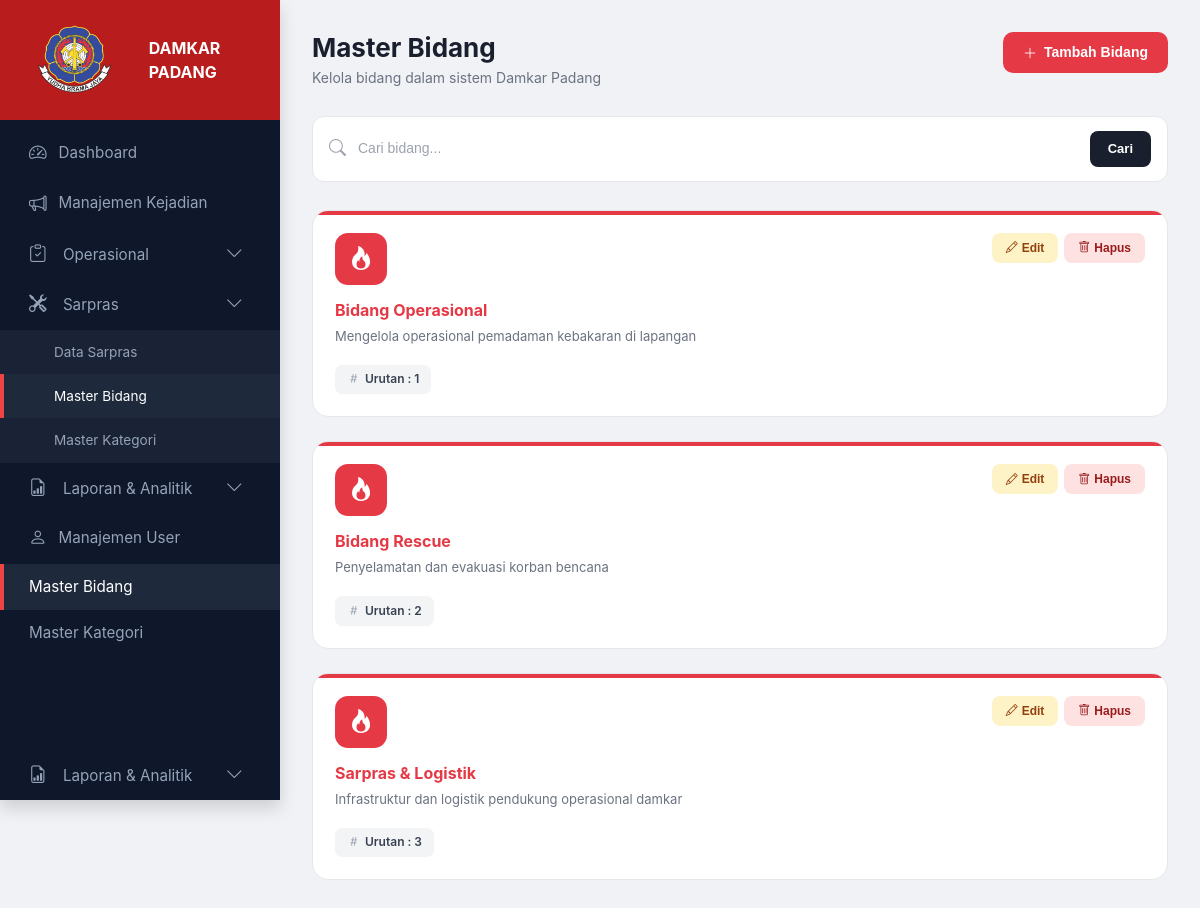
Screenshot of /pages/master_bidang.php with the database file from the repository.
### tables this page shows
CREATE TABLE `bidang` (
  `id_bidang` int NOT NULL,
  `nama_bidang` varchar(100) NOT NULL,
  `deskripsi` text NOT NULL,
  `urutan` int NOT NULL
);

### pages/master_bidang.php (the view, shortened to what this page needs)
<?php include '../config/koneksi.php'; ?>
<!DOCTYPE html>
<html lang="id">
<head>
    <link href="https://cdn.jsdelivr.net/npm/bootstrap@5.3.3/dist/css/bootstrap.min.css" rel="stylesheet">
    <link rel="stylesheet" href="https://cdn.jsdelivr.net/npm/bootstrap-icons@1.11.3/font/bootstrap-icons.min.css">
    <link rel="stylesheet" href="../assets/css/style.css">
</head>
<body>
<?php include '../config/sidebar.php'; ?>
<div class="main-content">
    <div class="page-header">
        <div>
            <h1>Master Bidang</h1>
            <p>Kelola bidang dalam sistem Damkar Padang</p>
        </div>
        <a href="tambah_bidang.php" class="btn-tambah">
    <i class="bi bi-plus-lg"></i> Tambah Bidang
</a>
    </div>
    <form method="GET">
    <div class="search-box">
        <i class="bi bi-search search-icon"></i>
        <input
            type="text"
            name="keyword"
            placeholder="Cari bidang..."
            value="<?= isset($_GET['keyword']) ? $_GET['keyword'] : ''; ?>"
        >
        <button type="submit" class="btn-cari">
            Cari
        </button>
    </div>
</form>
    <div class="cards-grid">
<?php
$keyword = isset($_GET['keyword'])
    ? mysqli_real_escape_string($conn, $_GET['keyword'])
    : '';
$query = mysqli_query($conn, "
    SELECT * FROM bidang
    WHERE nama_bidang LIKE '%$keyword%'
");
while($data = mysqli_fetch_assoc($query)){
?>
<div class="card-bidang danger">
    <div class="card-top">
        <div class="icon-box danger">
            <i class="bi bi-fire"></i>
        </div>
        <div class="card-actions">
            <a href="edit_bidang.php?id=<?= $data['id_bidang']; ?>" class="btn-edit">
                <i class="bi bi-pencil"></i> Edit
            </a>
            <a href="hapus_bidang.php?id=<?= $data['id_bidang']; ?>"
               class="btn-hapus"
               onclick="return confirm('Yakin ingin menghapus bidang ini?')">
                <i class="bi bi-trash"></i> Hapus
            </a>
        </div>
    </div>
    <h5 class="card-title danger">
        <?= $data['nama_bidang']; ?>
    </h5>
    <p class="card-desc">
        <?= $data['deskripsi']; ?>
    </p>
    <span class="badge-urutan">
        <i class="bi bi-hash"></i> Urutan : <?= $data['urutan']; ?>
    </span>
</div>
<?php } ?>
</div>
</body>
</html>

### assets/css/style.css (style rules this page uses)
:root { --fire-red: #b91c1c; --fire-orange: #ea580c; --dark-sidebar: #0f172a; --sidebar-text: #94a3b8; --bg-light: #f1f5f9; --purple-primary: #3f37c9; --white: #ffffff; --text-dark: #1e293b; --text-muted: #64748b; }
* { font-family: "Inter", sans-serif; }
body { background-color: var(--bg-light); margin: 0; display: flex; min-height: 100vh; }

### pages/master_bidang.php (style rules this page uses)
* { box-sizing: border-box; }
body { background: #f0f2f5; font-family: 'Plus Jakarta Sans', sans-serif; margin: 0; padding: 0; }
:root { --fire-red: #b91c1c; --dark-sidebar: #0f172a; --sidebar-text: #94a3b8; }
.main-content { margin-left: 280px; width: calc(100% - 280px); min-height: 100vh; padding: 32px; position: relative; z-index: 10; }
.page-header { display: flex; justify-content: space-between; align-items: flex-start; margin-bottom: 28px; }
.page-header h1 { font-size: 26px; font-weight: 700; color: #1a1f2e; margin: 0 0 4px 0; }
.page-header p { font-size: 14px; color: #6b7280; margin: 0; }
.btn-tambah { background: #e63946; color: #fff; border: none; border-radius: 10px; padding: 10px 20px; font-size: 14px; font-weight: 600; font-family: 'Plus Jakarta Sans', sans-serif; display: flex; align-items: center; gap: 7px; cursor: pointer; text-decoration: none; white-space: nowrap; transition: background 0.2s, transform 0.15s; }
.search-box { background: #fff; border-radius: 12px; padding: 14px 16px; margin-bottom: 28px; display: flex; gap: 10px; align-items: center; border: 1.5px solid #e5e7eb; width: 100%; }
.search-box input { flex: 1; border: none; outline: none; font-size: 14px; font-family: 'Plus Jakarta Sans', sans-serif; color: #1a1f2e; background: transparent; }
.search-box input::placeholder { color: #9ca3af; }
.search-box .search-icon { color: #9ca3af; font-size: 17px; }
.btn-cari { background: #1a1f2e; color: #fff; border: none; border-radius: 8px; padding: 8px 18px; font-size: 13px; font-weight: 600; font-family: 'Plus Jakarta Sans', sans-serif; cursor: pointer; transition: background 0.2s; }
.cards-grid { display: flex; flex-direction: column; gap: 24px; }
.card-bidang { background: #fff; border-radius: 16px; border: 1.5px solid #e5e7eb; padding: 22px; transition: transform 0.2s, box-shadow 0.2s, border-color 0.2s; position: relative; overflow: hidden; width: 100%; width: 100%; max-width: none; }
.card-bidang::before { content: ''; position: absolute; top: 0; left: 0; right: 0; height: 4px; border-radius: 16px 16px 0 0; }
.card-bidang.danger::before { background: #e63946; }
.card-top { display: flex; justify-content: space-between; align-items: flex-start; }
.icon-box { width: 52px; height: 52px; border-radius: 13px; display: flex; align-items: center; justify-content: center; font-size: 24px; color: #fff; flex-shrink: 0; }
.icon-box.danger { background: #e63946; }
.card-actions { display: flex; gap: 6px; }
.btn-edit, .btn-hapus { border: none; border-radius: 8px; padding: 6px 14px; font-size: 12px; font-weight: 600; font-family: 'Plus Jakarta Sans', sans-serif; cursor: pointer; text-decoration: none; display: inline-flex; align-items: center; gap: 4px; transition: opacity 0.2s, transform 0.15s; }
.btn-edit { background: #fef3c7; color: #92400e; }
.btn-hapus { background: #fee2e2; color: #991b1b; }
.card-title { font-size: 16px; font-weight: 700; margin: 16px 0 6px 0; }
.card-title.danger { color: #e63946; }
.card-desc { font-size: 13px; color: #6b7280; margin: 0 0 18px 0; line-height: 1.6; }
.badge-urutan { display: inline-flex; align-items: center; gap: 5px; background: #f3f4f6; color: #374151; font-size: 12px; font-weight: 600; border-radius: 7px; padding: 5px 12px; }
.badge-urutan i { font-size: 13px; color: #9ca3af; }

### rows the page displays
bidang: nama_bidang "Bidang Operasional", deskripsi "Mengelola operasional pemadaman kebakaran di lapangan", urutan "1"
bidang: nama_bidang "Bidang Rescue", deskripsi "Penyelamatan dan evakuasi korban bencana", urutan "2"
bidang: nama_bidang "Sarpras & Logistik", deskripsi "Infrastruktur dan logistik pendukung operasional damkar", urutan "3"
